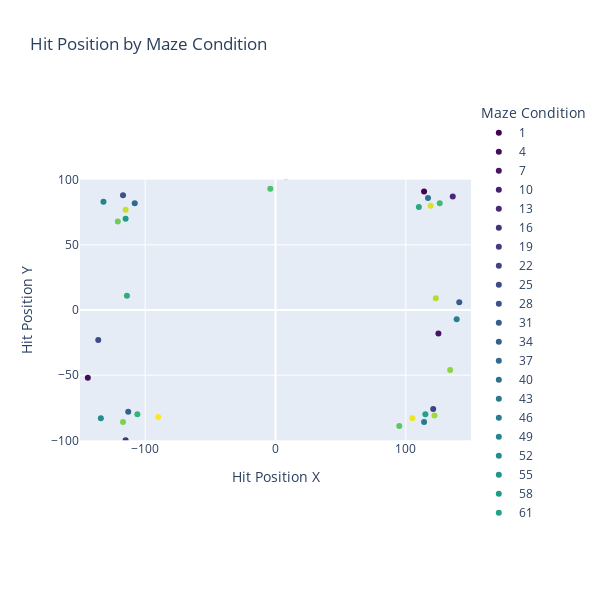

Here is the notebook cell this chart was saved with:
### Code cell
def fix_maze_conditions_consistency(sessions):
    """
    Fix maze condition numbering to be consistent across all sessions.
    
    Args:
        sessions: List of session objects
    
    Returns:
        List of cleaned sessions with consistent maze condition numbering
    """
    
    def get_maze_signature(session, condition):
        """Get maze parameters for a specific condition to create a signature"""
        condition_mask = session.trials.maze_condition == condition
        
        # Get unique values for this condition
        barriers = tuple(np.unique(session.trials.maze_num_barriers[condition_mask]))
        targets = tuple(np.unique(session.trials.maze_num_targets[condition_mask]))
        hit_position = np.unique(session.trials.hit_target_position[condition_mask], axis=0)
        if len(barriers) > 1 or len(targets) > 1 or len(hit_position) > 1:
            raise ValueError(f"Condition {condition} has the following >1 unique values for one of the following: "
                             f"barriers={barriers}, targets={targets}, hit_position={hit_position}. "
                             "This should not be possible.")
        else:
            hit_position = tuple(tuple(hit_position[0]))
        
        return (barriers, targets, hit_position)
    
    def get_group_signature(session, group_conditions):
        """Get combined signature for a group of 3 conditions"""
        group_sigs = []
        for condition in sorted(group_conditions):
            sig = get_maze_signature(session, condition)
            group_sigs.append(sig)
        return tuple(group_sigs)
    
    # Remove sessions that don't have multiples of 3 maze conditions
    valid_sessions = []
    for i, session in enumerate(sessions):
        unique_conditions = np.unique(session.trials.maze_condition)
        num_conditions = len(unique_conditions)
        
        if num_conditions % 3 != 0:
            print(f"WARNING: Removing session {session.session.id} - has {num_conditions} maze conditions (not multiple of 3)")
            continue
        
        valid_sessions.append(session)
    
    if len(valid_sessions) == 0:
        raise ValueError("No valid sessions remaining after filtering")
    
    print(f"Kept {len(valid_sessions)} out of {len(sessions)} sessions after filtering")
    
    # Pick reference session (most unique maze conditions)
    condition_counts = []
    for session in valid_sessions:
        unique_conditions = len(np.unique(session.trials.maze_condition))
        condition_counts.append(unique_conditions)
    
    max_conditions = max(condition_counts)
    ref_idx = condition_counts.index(max_conditions)
    reference_session = valid_sessions[ref_idx]
    
    print(f"Using session {reference_session.session.id} as reference (has {max_conditions} maze conditions)")
    
    # Group conditions and check for duplicates in reference session
    ref_conditions = sorted(np.unique(reference_session.trials.maze_condition))
    ref_groups = []
    
    for i in range(0, len(ref_conditions), 3):
        group = ref_conditions[i:i+3]
        if len(group) != 3:
            raise ValueError(f"Reference session has incomplete group: {group}")
        ref_groups.append(group)
    
    # Create signatures for reference groups
    ref_group_signatures = {}
    ref_signatures_to_group = {}
    
    for group_idx, group in enumerate(ref_groups):
        signature = get_group_signature(reference_session, group)
        
        if signature in ref_signatures_to_group:
            existing_group = ref_signatures_to_group[signature]
            print(f"WARNING: Duplicate group found in reference session!")
            print(f"  Group {existing_group} and Group {group} have identical maze parameters")
        
        ref_group_signatures[group_idx] = signature
        ref_signatures_to_group[signature] = group
    
    print(f"Reference session has {len(ref_groups)} groups of maze conditions")

    print("Table of reference session maze conditions:")
    primary_conditions_summary = analyze_maze_conditions(reference_session)
    display(primary_conditions_summary) 
    
    # Process all sessions to match groups and renumber
    processed_sessions = []
    
    for session in valid_sessions:
        print(f"Processing session {session.session.id}...")
        
        # Get conditions and group them
        conditions = sorted(np.unique(session.trials.maze_condition))
        session_groups = []
        
        for i in range(0, len(conditions), 3):
            group = conditions[i:i+3]
            session_groups.append(group)
        
        # Match each group to reference
        condition_mapping = {}  # old_condition -> new_condition
        
        for group in session_groups:
            group_sig = get_group_signature(session, group)
            
            # Find matching reference group
            matched_ref_group_idx = None
            for ref_idx, ref_sig in ref_group_signatures.items():
                if group_sig == ref_sig:
                    matched_ref_group_idx = ref_idx
                    break
            
            if matched_ref_group_idx is None:
                print(f"ERROR: Could not match group {group} in session {session.session.id}")
                print(f"Group signature: {group_sig}")
                print("Available reference signatures:")
                for ref_idx, ref_sig in ref_group_signatures.items():
                    ref_group = ref_groups[ref_idx]
                    print(f"  Reference group {ref_group}: {ref_sig}")
                raise ValueError(f"Unmatchable maze conditions {group} in session {session.session.id}")
            
            # Map old conditions to new conditions
            new_base_condition = matched_ref_group_idx * 3 + 1  # 1, 4, 7, 10, ...
            for i, old_condition in enumerate(sorted(group)):
                new_condition = new_base_condition + i
                condition_mapping[old_condition] = new_condition
        
        
        # Apply the mapping to the session
        new_maze_conditions = np.array([condition_mapping[old] for old in session.trials.maze_condition])
        session.trials.maze_condition = new_maze_conditions
        
        processed_sessions.append(session)
    
    print(f"\nSuccessfully processed {len(processed_sessions)} sessions with consistent maze condition numbering")
    return processed_sessions

# Add this after your existing code, after sessions are loaded and cleaned:
print("Fixing maze condition consistency across sessions...")

sessions = fix_maze_conditions_consistency(sessions)

# Show updated condition summaries for verification
print("\nCondition remapping summary:")
for i, session in enumerate(sessions):
    unique_conditions = sorted(np.unique(session.trials.maze_condition))
    print(f"Session {session.session.id}: {unique_conditions}")

### Figure 1 — Plotly figure (JSON) as saved in the notebook; plotly's stock layout.template omitted (floating-point values rounded to 4 significant figures)
{"data": [{"customdata": [["1"]], "hovertemplate": "Maze Condition=%{customdata[0]}<br>Hit Position X=%{x}<br>Hit Position Y=%{y}<extra></extra>", "legendgroup": "1", "marker": {"color": "rgb(68, 1, 84)", "symbol": "circle"}, "mode": "markers", "name": "1", "orientation": "v", "showlegend": true, "type": "scatter", "x": [114], "xaxis": "x", "y": [91], "yaxis": "y"}, {"customdata": [["4"]], "hovertemplate": "Maze Condition=%{customdata[0]}<br>Hit Position X=%{x}<br>Hit Position Y=%{y}<extra></extra>", "legendgroup": "4", "marker": {"color": "rgb(69, 11, 93)", "symbol": "circle"}, "mode": "markers", "name": "4", "orientation": "v", "showlegend": true, "type": "scatter", "x": [-144], "xaxis": "x", "y": [-52], "yaxis": "y"}, {"customdata": [["7"]], "hovertemplate": "Maze Condition=%{customdata[0]}<br>Hit Position X=%{x}<br>Hit Position Y=%{y}<extra></extra>", "legendgroup": "7", "marker": {"color": "rgb(70, 21, 103)", "symbol": "circle"}, "mode": "markers", "name": "7", "orientation": "v", "showlegend": true, "type": "scatter", "x": [125], "xaxis": "x", "y": [-18], "yaxis": "y"}, {"customdata": [["10"]], "hovertemplate": "Maze Condition=%{customdata[0]}<br>Hit Position X=%{x}<br>Hit Position Y=%{y}<extra></extra>", "legendgroup": "10", "marker": {"color": "rgb(71, 31, 112)", "symbol": "circle"}, "mode": "markers", "name": "10", "orientation": "v", "showlegend": true, "type": "scatter", "x": [-13], "xaxis": "x", "y": [111], "yaxis": "y"}, {"customdata": [["13"]], "hovertemplate": "Maze Condition=%{customdata[0]}<br>Hit Position X=%{x}<br>Hit Position Y=%{y}<extra></extra>", "legendgroup": "13", "marker": {"color": "rgb(72, 41, 120)", "symbol": "circle"}, "mode": "markers", "name": "13", "orientation": "v", "showlegend": true, "type": "scatter", "x": [136], "xaxis": "x", "y": [87], "yaxis": "y"}, {"customdata": [["16"]], "hovertemplate": "Maze Condition=%{customdata[0]}<br>Hit Position X=%{x}<br>Hit Position Y=%{y}<extra></extra>", "legendgroup": "16", "marker": {"color": "rgb(69, 49, 125)", "symbol": "circle"}, "mode": "markers", "name": "16", "orientation": "v", "showlegend": true, "type": "scatter", "x": [-115], "xaxis": "x", "y": [-100], "yaxis": "y"}, {"customdata": [["19"]], "hovertemplate": "Maze Condition=%{customdata[0]}<br>Hit Position X=%{x}<br>Hit Position Y=%{y}<extra></extra>", "legendgroup": "19", "marker": {"color": "rgb(67, 58, 129)", "symbol": "circle"}, "mode": "markers", "name": "19", "orientation": "v", "showlegend": true, "type": "scatter", "x": [-9], "xaxis": "x", "y": [110], "yaxis": "y"}, {"customdata": [["22"]], "hovertemplate": "Maze Condition=%{customdata[0]}<br>Hit Position X=%{x}<br>Hit Position Y=%{y}<extra></extra>", "legendgroup": "22", "marker": {"color": "rgb(64, 66, 134)", "symbol": "circle"}, "mode": "markers", "name": "22", "orientation": "v", "showlegend": true, "type": "scatter", "x": [121], "xaxis": "x", "y": [-76], "yaxis": "y"}, {"customdata": [["25"]], "hovertemplate": "Maze Condition=%{customdata[0]}<br>Hit Position X=%{x}<br>Hit Position Y=%{y}<extra></extra>", "legendgroup": "25", "marker": {"color": "rgb(61, 75, 137)", "symbol": "circle"}, "mode": "markers", "name": "25", "orientation": "v", "showlegend": true, "type": "scatter", "x": [-136], "xaxis": "x", "y": [-23], "yaxis": "y"}, {"customdata": [["28"]], "hovertemplate": "Maze Condition=%{customdata[0]}<br>Hit Position X=%{x}<br>Hit Position Y=%{y}<extra></extra>", "legendgroup": "28", "marker": {"color": "rgb(58, 83, 139)", "symbol": "circle"}, "mode": "markers", "name": "28", "orientation": "v", "showlegend": true, "type": "scatter", "x": [-117], "xaxis": "x", "y": [88], "yaxis": "y"}, {"customdata": [["31"]], "hovertemplate": "Maze Condition=%{customdata[0]}<br>Hit Position X=%{x}<br>Hit Position Y=%{y}<extra></extra>", "legendgroup": "31", "marker": {"color": "rgb(55, 91, 140)", "symbol": "circle"}, "mode": "markers", "name": "31", "orientation": "v", "showlegend": true, "type": "scatter", "x": [141], "xaxis": "x", "y": [6], "yaxis": "y"}, {"customdata": [["34"]], "hovertemplate": "Maze Condition=%{customdata[0]}<br>Hit Position X=%{x}<br>Hit Position Y=%{y}<extra></extra>", "legendgroup": "34", "marker": {"color": "rgb(51, 99, 141)", "symbol": "circle"}, "mode": "markers", "name": "34", "orientation": "v", "showlegend": true, "type": "scatter", "x": [-113], "xaxis": "x", "y": [-78], "yaxis": "y"}, {"customdata": [["37"]], "hovertemplate": "Maze Condition=%{customdata[0]}<br>Hit Position X=%{x}<br>Hit Position Y=%{y}<extra></extra>", "legendgroup": "37", "marker": {"color": "rgb(48, 106, 142)", "symbol": "circle"}, "mode": "markers", "name": "37", "orientation": "v", "showlegend": true, "type": "scatter", "x": [-108], "xaxis": "x", "y": [82], "yaxis": "y"}, {"customdata": [["40"]], "hovertemplate": "Maze Condition=%{customdata[0]}<br>Hit Position X=%{x}<br>Hit Position Y=%{y}<extra></extra>", "legendgroup": "40", "marker": {"color": "rgb(45, 113, 142)", "symbol": "circle"}, "mode": "markers", "name": "40", "orientation": "v", "showlegend": true, "type": "scatter", "x": [117], "xaxis": "x", "y": [86], "yaxis": "y"}, {"customdata": [["43"]], "hovertemplate": "Maze Condition=%{customdata[0]}<br>Hit Position X=%{x}<br>Hit Position Y=%{y}<extra></extra>", "legendgroup": "43", "marker": {"color": "rgb(42, 120, 142)", "symbol": "circle"}, "mode": "markers", "name": "43", "orientation": "v", "showlegend": true, "type": "scatter", "x": [114], "xaxis": "x", "y": [-86], "yaxis": "y"}, {"customdata": [["46"]], "hovertemplate": "Maze Condition=%{customdata[0]}<br>Hit Position X=%{x}<br>Hit Position Y=%{y}<extra></extra>", "legendgroup": "46", "marker": {"color": "rgb(40, 126, 142)", "symbol": "circle"}, "mode": "markers", "name": "46", "orientation": "v", "showlegend": true, "type": "scatter", "x": [139], "xaxis": "x", "y": [-7], "yaxis": "y"}, {"customdata": [["49"]], "hovertemplate": "Maze Condition=%{customdata[0]}<br>Hit Position X=%{x}<br>Hit Position Y=%{y}<extra></extra>", "legendgroup": "49", "marker": {"color": "rgb(37, 133, 141)", "symbol": "circle"}, "mode": "markers", "name": "49", "orientation": "v", "showlegend": true, "type": "scatter", "x": [-132], "xaxis": "x", "y": [83], "yaxis": "y"}, {"customdata": [["52"]], "hovertemplate": "Maze Condition=%{customdata[0]}<br>Hit Position X=%{x}<br>Hit Position Y=%{y}<extra></extra>", "legendgroup": "52", "marker": {"color": "rgb(35, 140, 140)", "symbol": "circle"}, "mode": "markers", "name": "52", "orientation": "v", "showlegend": true, "type": "scatter", "x": [-134], "xaxis": "x", "y": [-83], "yaxis": "y"}, {"customdata": [["55"]], "hovertemplate": "Maze Condition=%{customdata[0]}<br>Hit Position X=%{x}<br>Hit Position Y=%{y}<extra></extra>", "legendgroup": "55", "marker": {"color": "rgb(34, 148, 139)", "symbol": "circle"}, "mode": "markers", "name": "55", "orientation": "v", "showlegend": true, "type": "scatter", "x": [8], "xaxis": "x", "y": [102], "yaxis": "y"}, {"customdata": [["58"]], "hovertemplate": "Maze Condition=%{customdata[0]}<br>Hit Position X=%{x}<br>Hit Position Y=%{y}<extra></extra>", "legendgroup": "58", "marker": {"color": "rgb(32, 155, 138)", "symbol": "circle"}, "mode": "markers", "name": "58", "orientation": "v", "showlegend": true, "type": "scatter", "x": [-115], "xaxis": "x", "y": [70], "yaxis": "y"}, {"customdata": [["61"]], "hovertemplate": "Maze Condition=%{customdata[0]}<br>Hit Position X=%{x}<br>Hit Position Y=%{y}<extra></extra>", "legendgroup": "61", "marker": {"color": "rgb(34, 162, 135)", "symbol": "circle"}, "mode": "markers", "name": "61", "orientation": "v", "showlegend": true, "type": "scatter", "x": [115], "xaxis": "x", "y": [-80], "yaxis": "y"}, {"customdata": [["64"]], "hovertemplate": "Maze Condition=%{customdata[0]}<br>Hit Position X=%{x}<br>Hit Position Y=%{y}<extra></extra>", "legendgroup": "64", "marker": {"color": "rgb(40, 168, 131)", "symbol": "circle"}, "mode": "markers", "name": "64", "orientation": "v", "showlegend": true, "type": "scatter", "x": [110], "xaxis": "x", "y": [79], "yaxis": "y"}, {"customdata": [["67"]], "hovertemplate": "Maze Condition=%{customdata[0]}<br>Hit Position X=%{x}<br>Hit Position Y=%{y}<extra></extra>", "legendgroup": "67", "marker": {"color": "rgb(45, 174, 126)", "symbol": "circle"}, "mode": "markers", "name": "67", "orientation": "v", "showlegend": true, "type": "scatter", "x": [-114], "xaxis": "x", "y": [11], "yaxis": "y"}, {"customdata": [["70"]], "hovertemplate": "Maze Condition=%{customdata[0]}<br>Hit Position X=%{x}<br>Hit Position Y=%{y}<extra></extra>", "legendgroup": "70", "marker": {"color": "rgb(51, 181, 122)", "symbol": "circle"}, "mode": "markers", "name": "70", "orientation": "v", "showlegend": true, "type": "scatter", "x": [-106], "xaxis": "x", "y": [-80], "yaxis": "y"}, {"customdata": [["73"]], "hovertemplate": "Maze Condition=%{customdata[0]}<br>Hit Position X=%{x}<br>Hit Position Y=%{y}<extra></extra>", "legendgroup": "73", "marker": {"color": "rgb(63, 187, 115)", "symbol": "circle"}, "mode": "markers", "name": "73", "orientation": "v", "showlegend": true, "type": "scatter", "x": [126], "xaxis": "x", "y": [82], "yaxis": "y"}, {"customdata": [["76"]], "hovertemplate": "Maze Condition=%{customdata[0]}<br>Hit Position X=%{x}<br>Hit Position Y=%{y}<extra></extra>", "legendgroup": "76", "marker": {"color": "rgb(77, 193, 107)", "symbol": "circle"}, "mode": "markers", "name": "76", "orientation": "v", "showlegend": true, "type": "scatter", "x": [-4], "xaxis": "x", "y": [93], "yaxis": "y"}, {"customdata": [["79"]], "hovertemplate": "Maze Condition=%{customdata[0]}<br>Hit Position X=%{x}<br>Hit Position Y=%{y}<extra></extra>", "legendgroup": "79", "marker": {"color": "rgb(92, 199, 98)", "symbol": "circle"}, "mode": "markers", "name": "79", "orientation": "v", "showlegend": true, "type": "scatter", "x": [95], "xaxis": "x", "y": [-89], "yaxis": "y"}, {"customdata": [["82"]], "hovertemplate": "Maze Condition=%{customdata[0]}<br>Hit Position X=%{x}<br>Hit Position Y=%{y}<extra></extra>", "legendgroup": "82", "marker": {"color": "rgb(107, 205, 90)", "symbol": "circle"}, "mode": "markers", "name": "82", "orientation": "v", "showlegend": true, "type": "scatter", "x": [-121], "xaxis": "x", "y": [68], "yaxis": "y"}, {"customdata": [["85"]], "hovertemplate": "Maze Condition=%{customdata[0]}<br>Hit Position X=%{x}<br>Hit Position Y=%{y}<extra></extra>", "legendgroup": "85", "marker": {"color": "rgb(124, 209, 79)", "symbol": "circle"}, "mode": "markers", "name": "85", "orientation": "v", "showlegend": true, "type": "scatter", "x": [-117], "xaxis": "x", "y": [-86], "yaxis": "y"}, {"customdata": [["88"]], "hovertemplate": "Maze Condition=%{customdata[0]}<br>Hit Position X=%{x}<br>Hit Position Y=%{y}<extra></extra>", "legendgroup": "88", "marker": {"color": "rgb(142, 213, 67)", "symbol": "circle"}, "mode": "markers", "name": "88", "orientation": "v", "showlegend": true, "type": "scatter", "x": [134], "xaxis": "x", "y": [-46], "yaxis": "y"}, {"customdata": [["91"]], "hovertemplate": "Maze Condition=%{customdata[0]}<br>Hit Position X=%{x}<br>Hit Position Y=%{y}<extra></extra>", "legendgroup": "91", "marker": {"color": "rgb(161, 217, 56)", "symbol": "circle"}, "mode": "markers", "name": "91", "orientation": "v", "showlegend": true, "type": "scatter", "x": [122], "xaxis": "x", "y": [-81], "yaxis": "y"}, {"customdata": [["94"]], "hovertemplate": "Maze Condition=%{customdata[0]}<br>Hit Position X=%{x}<br>Hit Position Y=%{y}<extra></extra>", "legendgroup": "94", "marker": {"color": "rgb(179, 222, 44)", "symbol": "circle"}, "mode": "markers", "name": "94", "orientation": "v", "showlegend": true, "type": "scatter", "x": [123], "xaxis": "x", "y": [9], "yaxis": "y"}, {"customdata": [["97"]], "hovertemplate": "Maze Condition=%{customdata[0]}<br>Hit Position X=%{x}<br>Hit Position Y=%{y}<extra></extra>", "legendgroup": "97", "marker": {"color": "rgb(197, 224, 42)", "symbol": "circle"}, "mode": "markers", "name": "97", "orientation": "v", "showlegend": true, "type": "scatter", "x": [-115], "xaxis": "x", "y": [77], "yaxis": "y"}, {"customdata": [["100"]], "hovertemplate": "Maze Condition=%{customdata[0]}<br>Hit Position X=%{x}<br>Hit Position Y=%{y}<extra></extra>", "legendgroup": "100", "marker": {"color": "rgb(216, 226, 40)", "symbol": "circle"}, "mode": "markers", "name": "100", "orientation": "v", "showlegend": true, "type": "scatter", "x": [119], "xaxis": "x", "y": [80], "yaxis": "y"}, {"customdata": [["103"]], "hovertemplate": "Maze Condition=%{customdata[0]}<br>Hit Position X=%{x}<br>Hit Position Y=%{y}<extra></extra>", "legendgroup": "103", "marker": {"color": "rgb(234, 229, 39)", "symbol": "circle"}, "mode": "markers", "name": "103", "orientation": "v", "showlegend": true, "type": "scatter", "x": [105], "xaxis": "x", "y": [-83], "yaxis": "y"}, {"customdata": [["106"]], "hovertemplate": "Maze Condition=%{customdata[0]}<br>Hit Position X=%{x}<br>Hit Position Y=%{y}<extra></extra>", "legendgroup": "106", "marker": {"color": "rgb(253, 231, 37)", "symbol": "circle"}, "mode": "markers", "name": "106", "orientation": "v", "showlegend": true, "type": "scatter", "x": [-90], "xaxis": "x", "y": [-82], "yaxis": "y"}], "layout": {"height": 600, "legend": {"title": {"text": "Maze Condition"}, "tracegroupgap": 0}, "title": {"text": "Hit Position by Maze Condition"}, "width": 600, "xaxis": {"anchor": "y", "domain": [0, 1], "range": [-150, 150], "scaleanchor": "y", "scaleratio": 1, "title": {"text": "Hit Position X"}}, "yaxis": {"anchor": "x", "constrain": "domain", "domain": [0, 1], "range": [-100, 100], "title": {"text": "Hit Position Y"}}}}
